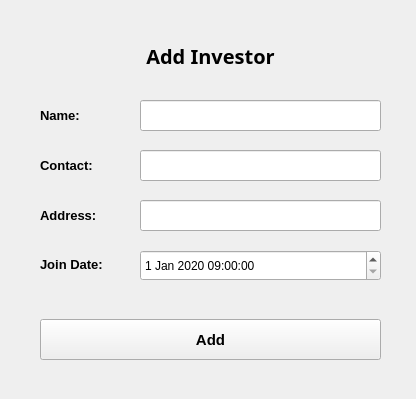
<?xml version="1.0" encoding="UTF-8"?>
<ui version="4.0">
 <class>MainWindow</class>
 <widget class="QMainWindow" name="MainWindow">
  <property name="geometry">
   <rect>
    <x>0</x>
    <y>0</y>
    <width>416</width>
    <height>399</height>
   </rect>
  </property>
  <property name="windowTitle">
   <string>Add Investors</string>
  </property>
  <widget class="QWidget" name="centralwidget">
   <widget class="QLabel" name="label">
    <property name="geometry">
     <rect>
      <x>40</x>
      <y>100</y>
      <width>71</width>
      <height>31</height>
     </rect>
    </property>
    <property name="font">
     <font>
      <pointsize>10</pointsize>
      <weight>75</weight>
      <bold>true</bold>
     </font>
    </property>
    <property name="text">
     <string>Name:</string>
    </property>
   </widget>
   <widget class="QLineEdit" name="nameInput">
    <property name="geometry">
     <rect>
      <x>140</x>
      <y>100</y>
      <width>241</width>
      <height>31</height>
     </rect>
    </property>
   </widget>
   <widget class="QLineEdit" name="contactInput">
    <property name="geometry">
     <rect>
      <x>140</x>
      <y>150</y>
      <width>241</width>
      <height>31</height>
     </rect>
    </property>
    <property name="text">
     <string/>
    </property>
   </widget>
   <widget class="QLabel" name="label_2">
    <property name="geometry">
     <rect>
      <x>40</x>
      <y>150</y>
      <width>71</width>
      <height>31</height>
     </rect>
    </property>
    <property name="font">
     <font>
      <pointsize>10</pointsize>
      <weight>75</weight>
      <bold>true</bold>
     </font>
    </property>
    <property name="text">
     <string>Contact:</string>
    </property>
   </widget>
   <widget class="QLabel" name="label_3">
    <property name="geometry">
     <rect>
      <x>40</x>
      <y>249</y>
      <width>71</width>
      <height>31</height>
     </rect>
    </property>
    <property name="font">
     <font>
      <pointsize>10</pointsize>
      <weight>75</weight>
      <bold>true</bold>
     </font>
    </property>
    <property name="text">
     <string>Join Date:</string>
    </property>
   </widget>
   <widget class="QLineEdit" name="addressInput">
    <property name="geometry">
     <rect>
      <x>140</x>
      <y>200</y>
      <width>241</width>
      <height>31</height>
     </rect>
    </property>
   </widget>
   <widget class="QLabel" name="label_7">
    <property name="geometry">
     <rect>
      <x>40</x>
      <y>200</y>
      <width>71</width>
      <height>31</height>
     </rect>
    </property>
    <property name="font">
     <font>
      <pointsize>10</pointsize>
      <weight>75</weight>
      <bold>true</bold>
     </font>
    </property>
    <property name="text">
     <string>Address:</string>
    </property>
   </widget>
   <widget class="QLabel" name="label_4">
    <property name="geometry">
     <rect>
      <x>40</x>
      <y>30</y>
      <width>341</width>
      <height>51</height>
     </rect>
    </property>
    <property name="font">
     <font>
      <family>Kristen ITC</family>
      <pointsize>15</pointsize>
      <weight>75</weight>
      <italic>false</italic>
      <bold>true</bold>
     </font>
    </property>
    <property name="text">
     <string>Add Investor</string>
    </property>
    <property name="alignment">
     <set>Qt::AlignCenter</set>
    </property>
   </widget>
   <widget class="QPushButton" name="addBtn">
    <property name="geometry">
     <rect>
      <x>40</x>
      <y>319</y>
      <width>341</width>
      <height>41</height>
     </rect>
    </property>
    <property name="font">
     <font>
      <pointsize>11</pointsize>
      <weight>75</weight>
      <bold>true</bold>
     </font>
    </property>
    <property name="text">
     <string>Add</string>
    </property>
   </widget>
   <widget class="QDateTimeEdit" name="joinDateInput">
    <property name="geometry">
     <rect>
      <x>140</x>
      <y>250</y>
      <width>241</width>
      <height>31</height>
     </rect>
    </property>
    <property name="date">
     <date>
      <year>2020</year>
      <month>1</month>
      <day>1</day>
     </date>
    </property>
    <property name="time">
     <time>
      <hour>9</hour>
      <minute>0</minute>
      <second>0</second>
     </time>
    </property>
   </widget>
  </widget>
 </widget>
 <resources/>
 <connections/>
</ui>
